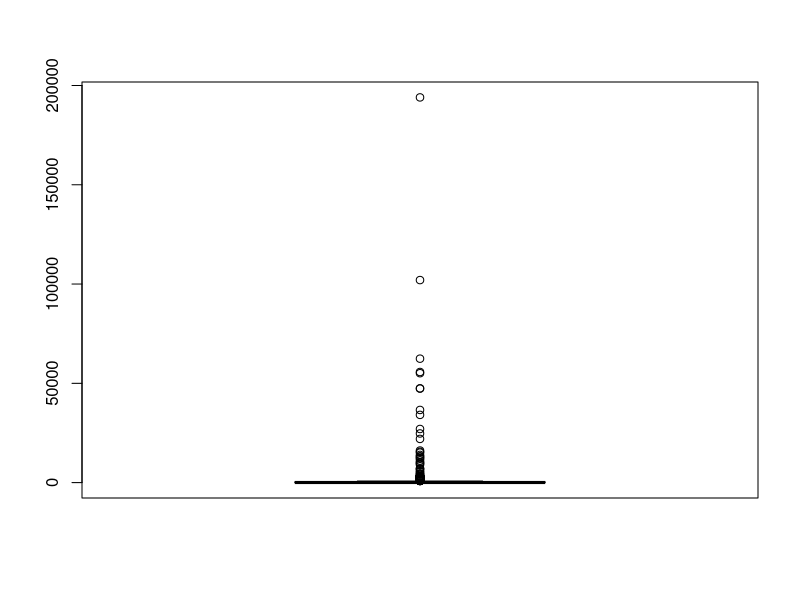
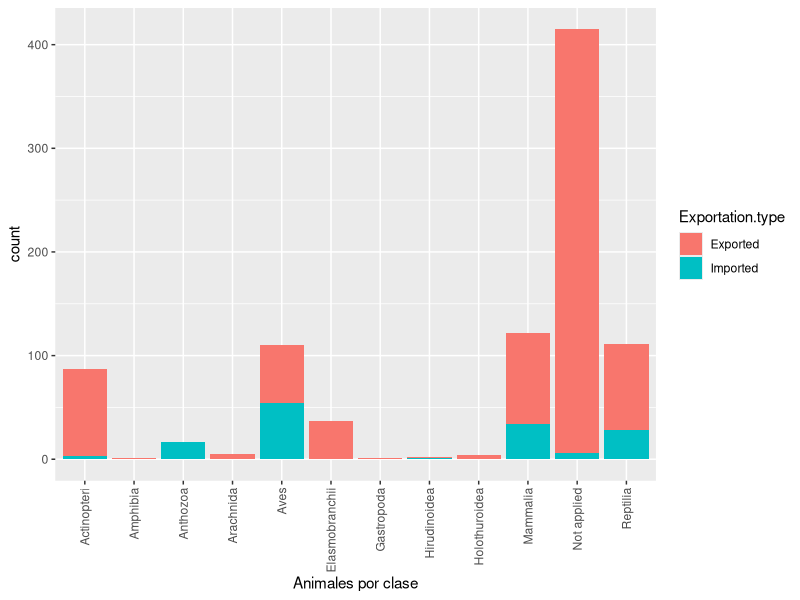
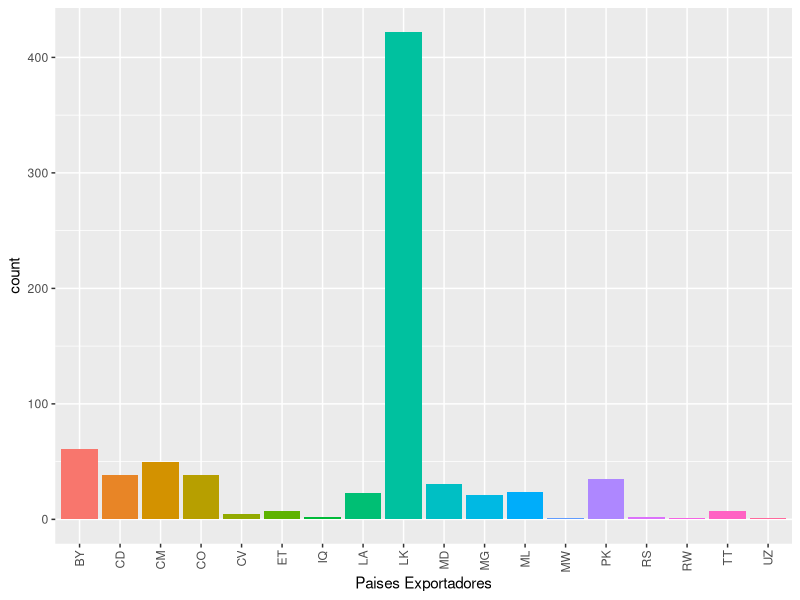
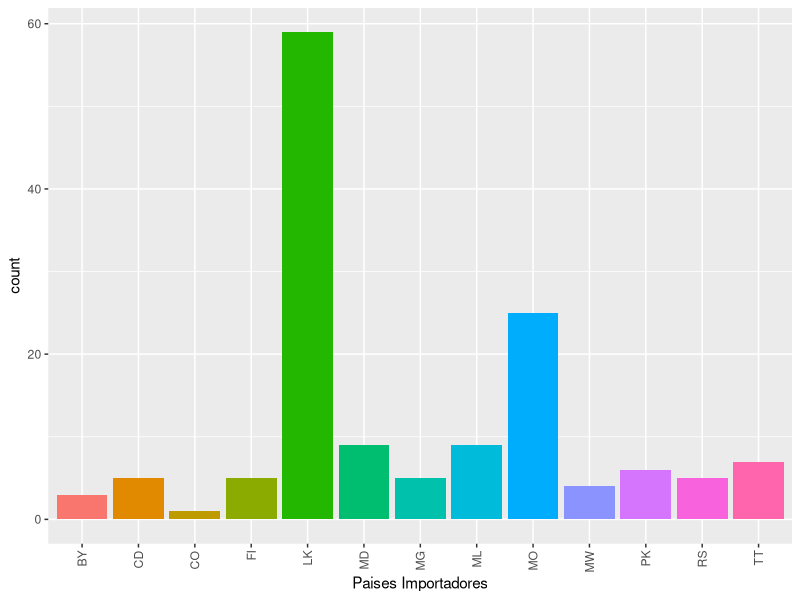
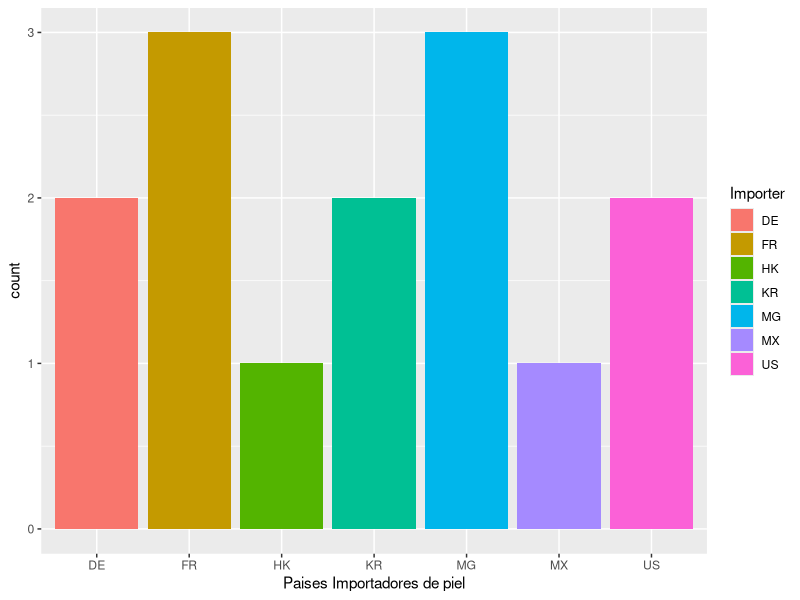
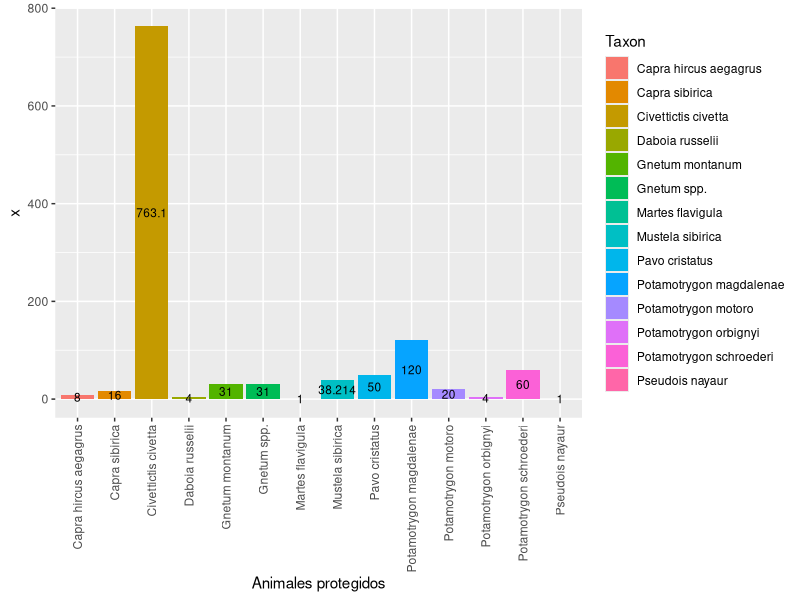

The R script that drew these images, in order:
## ---- chunk 1
knitr::opts_chunk$set(echo = TRUE)
print(getwd())
library(car)
library(dplyr)
library(carData)
library(ggplot2)
## ---- chunk 2
#Captura
cites <- read.csv("cites_2021_original.csv", header = TRUE)
head(cites)
summary(cites)
## ---- chunk 3
#Detección de nulos/vacíos
#sapply(cites, function(x) sum(is.na(x))) # NA
sapply(cites, function(x) sum(x=="")) #Si es vacio
#sapply(cites, function(x) sum(x==" ")) # Si no es vacio, aunque tiene un espacio
## ---- chunk 4
#Declaramos los nuevas columnas que utilizaremos
auxNumber <- c()
auxType <- c()
#Según el si el campo de importación/exportación está vacío o no,
#vamos creando el vector según convenga
for (i in 1:nrow(cites)) {
  if(!is.na(cites$Importer.reported.quantity[i])){
    auxNumber[i] <- cites$Importer.reported.quantity[i]
    auxType[i] <- "Imported"
  }else if(!is.na(cites$Exporter.reported.quantity[i])){
    auxNumber[i] <- cites$Exporter.reported.quantity[i]
    auxType[i] <- "Exported"
  }
}
#Asignamos las nuevas columnas al dataset
cites$Exportation.type <- auxType
cites$Exportation.number <- auxNumber
## ---- chunk 5
#Creación de boxplot para detección de outliers
boxplot(cites$Exportation.number)
boxplot.stats(cites$Exportation.number)$out
## ---- chunk 6
#Duplicados
cites[duplicated(cites),]
dim(cites)
## ---- chunk 7
#Eliminar duplicados
cites = unique(cites)
dim(cites)
## ---- chunk 8
#Eliminamos las columnas que ya no nos interesan
cites$Origin <- NULL
cites$Importer.reported.quantity <- NULL
cites$Exporter.reported.quantity <- NULL
cites$Family <- NULL
cites$Order <- NULL
cites$Genus <- NULL
## ---- chunk 9
#Añadir nivel Not applied a Unit, Class, Source and Genus
levels(cites$Unit) <- c(levels(cites$Unit), "Not applied")
levels(cites$Class) <- c(levels(cites$Class), "Not applied")
levels(cites$Source) <- c(levels(cites$Source), "Not applied")
levels(cites$Purpose) <- c(levels(cites$Purpose), "Not applied")

## ---- chunk 10
#sustición de cadena vacía por "Not applied"
for (i in 1:nrow(cites)) {
  for(j in 1:ncol(cites)){
    if((cites[i,j]=="")){
      cites[i,j] <- "Not applied"
    }
  }
}
## ---- chunk 11
#Guardamos el dataset transformado
write.csv(cites, "cites_2021_limpio.csv")
## ---- chunk 12
#Prueba de shapiro-wilk
shapiro.test(cites$Exportation.number)
## ---- chunk 13
install.packages("car")
## ---- chunk 14
leveneTest(y = cites$Exportation.number, group = cites$Importer, center = "median")
## ---- chunk 15
leveneTest(y = cites$Exportation.number, group = cites$Exportation.type, center = "median")
## ---- chunk 16
table1 <- table(cites$Importer, cites$Taxon)
chisq.test(table1)
## ---- chunk 17
table2 <- table(cites$Exporter, cites$Taxon)
chisq.test(table2)
## ---- chunk 18
table2 <- table(cites$Exporter, cites$Exportation.number)
chisq.test(table2)
## ---- chunk 19
table2 <- table(cites$Importer, cites$Exportation.number)
chisq.test(table2)
## ---- chunk 20
model <- lm(cites$Exportation.number ~ cites$Exportation.type)
summary(model)
## ---- chunk 21
model <- lm(cites$Exportation.number ~ cites$Term)
summary(model)
## ---- chunk 22
model <- lm(cites$Exportation.number ~ cites$Term + cites$Purpose)
anova(model)
## ---- chunk 23
#Clases intercambio
ggplot(data=cites,aes(x=Class, fill=Exportation.type)) + geom_bar() + xlab("Animales por clase") + labs(fill = "Exportation.type") + theme(axis.text.x = element_text(angle = 90, vjust = 0.5, hjust=1))

#Cantidad de intercambios de exportación por paises
ggplot(data=subset(cites, Exportation.type == "Exported"),aes(x=Exporter, fill=Exporter)) + geom_bar() + xlab("Paises Exportadores") +
theme(axis.text.x = element_text(angle = 90, vjust = 0.5, hjust=1), legend.position = "none")

#Cantidad de intercambios de importación por paises
ggplot(data=subset(cites, Exportation.type == "Imported"),aes(x=Importer, fill=Importer)) + geom_bar() + xlab("Paises Importadores") +
theme(axis.text.x = element_text(angle = 90, vjust = 0.5, hjust=1), legend.position = "none")

#Paises/importaciones_de_piel
ggplot(data=subset(cites, Term == "skins" | Term == "skin pieces"),aes(x=Importer, fill=Importer)) + geom_bar() + xlab("Paises Importadores de piel")


tempA <- subset(cites, App. == "III")
tempB <- select(tempA,Taxon,Exportation.number)

animals_count = aggregate(x = tempB$Exportation.number,                
          by = list(Taxon = tempB$Taxon),             
          FUN = sum)


#Animales protegidos
ggplot(data=animals_count, aes(x=Taxon, y=x, fill=Taxon, label=x)) + geom_bar(stat='identity') + xlab("Animales protegidos") + labs(fill = "Taxon") + theme(axis.text.x = element_text(angle = 90, vjust = 0.5, hjust=1)) + geom_text(aes(label = x), position = position_stack(0.5), size=3)
